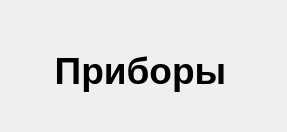
<?xml version="1.0" encoding="UTF-8"?>
<ui version="4.0">
 <class>Form</class>
 <widget class="QWidget" name="Form">
  <property name="geometry">
   <rect>
    <x>0</x>
    <y>0</y>
    <width>287</width>
    <height>132</height>
   </rect>
  </property>
  <property name="windowTitle">
   <string>Form</string>
  </property>
  <widget class="QLabel" name="label">
   <property name="geometry">
    <rect>
     <x>0</x>
     <y>10</y>
     <width>281</width>
     <height>121</height>
    </rect>
   </property>
   <property name="font">
    <font>
     <pointsize>28</pointsize>
     <weight>75</weight>
     <bold>true</bold>
    </font>
   </property>
   <property name="text">
    <string>Приборы</string>
   </property>
   <property name="alignment">
    <set>Qt::AlignCenter</set>
   </property>
  </widget>
 </widget>
 <resources/>
 <connections/>
</ui>
